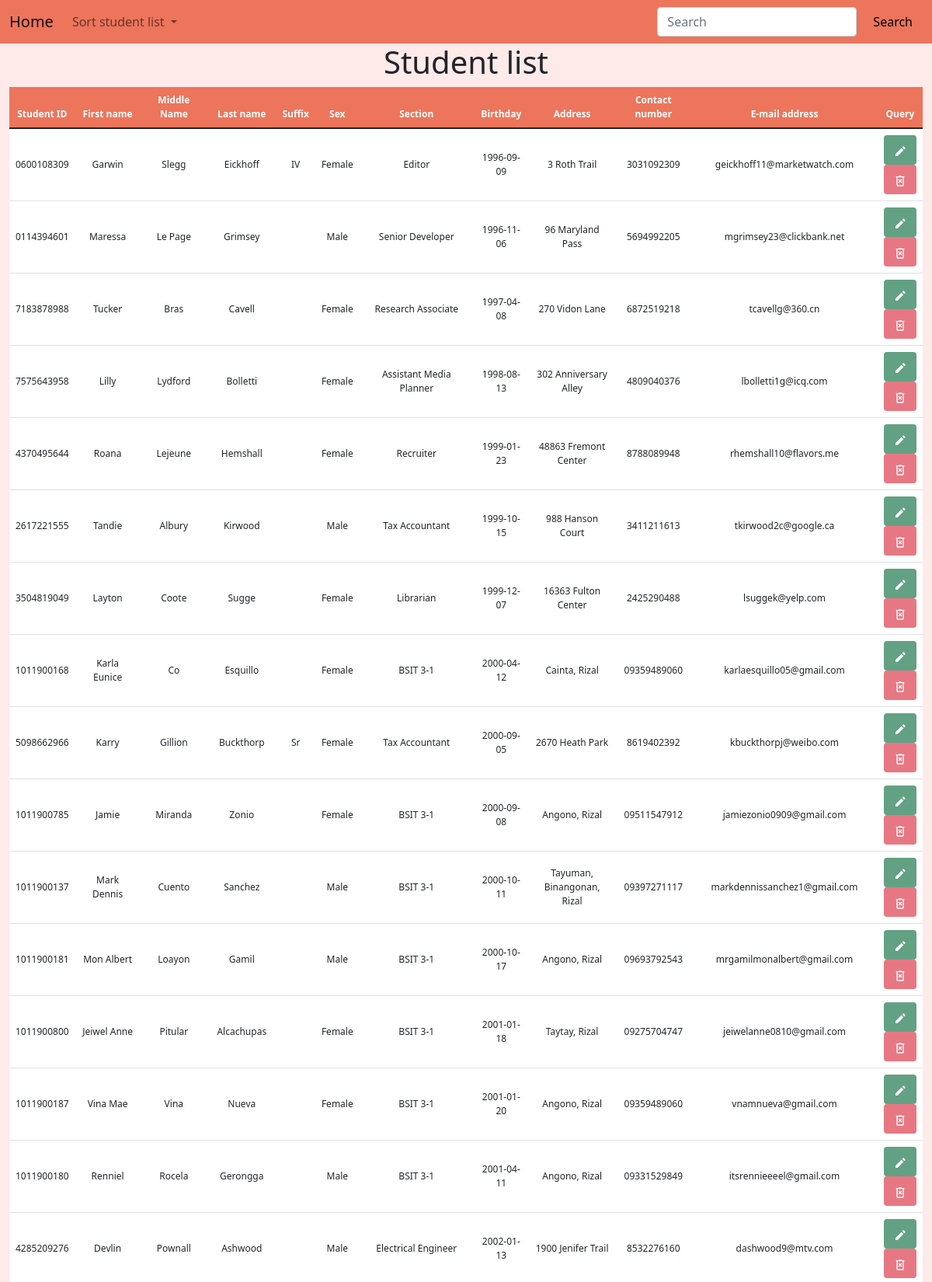
The page /controls/crud.php?sort=Student_Birthday (upper part) on the database its author committed.
### tables this page shows
CREATE TABLE `tbl_student_profile` (
  `Student_ID` varchar(10) NOT NULL PRIMARY KEY,
  `Student_First_Name` varchar(50) NOT NULL,
  `Student_Middle_Name` varchar(50),
  `Student_Last_Name` varchar(50) NOT NULL,
  `Student_Suffix` varchar(10),
  `Student_Sex` enum('Male','Female') NOT NULL,
  `Student_Section` varchar(50) NOT NULL,
  `Student_Birthday` date NOT NULL,
  `Student_Address` varchar(100) NOT NULL,
  `Student_Contact_Number` varchar(11) NOT NULL,
  `Student_Email_Address` varchar(50) NOT NULL,
  `is_archive` boolean NOT NULL DEFAULT false
);

### functions/functions.php (called while the page is built, shortened)
<?php
function view($name, $contents = ''){
    require(APP_PATH . "page/layout-page.php");
}

### controls/crud.php (called while the page is built, shortened)
<?php
$view_bag = [
    'title' => 'Student Database',
    'heading' => 'Student list'
];
$records = Data::get_student_records();
if (is_get()) {
    if (isset($_GET['sort'])) {
        $sort = $_GET['sort'];
        $records = Data::sort_by($sort);
    }
}
view('crud', $records);

### functions/data/mysql.class.php (called while the page is built, shortened)
<?php
class MySqlDataProvider {
    public function __construct($source) {
        $this->source = $source;
    }
    public function sort_by($sort) {
        $pdo = $this->connect();
        $smt = $pdo->query("SELECT * FROM tbl_student_profile WHERE is_archive = false ORDER BY $sort");
        $data = $smt->fetchAll(PDO::FETCH_CLASS, 'StudentProfile');
        return $data;
    }
    private function connect() {
        try {
            return new PDO($this->source, CONFIG['db_user'], CONFIG['db_password']);
        } catch (PDOException $e) {
            return null;
        }
    }
}

### functions/data/static.class.php (called while the page is built, shortened)
<?php
class Data {
    static private $mdp;
    static public function init(MySqlDataProvider $mdp){
        return self::$mdp = $mdp;
    }
    static public function sort_by($sort){
        return self::$mdp->sort_by($sort);
    }
}

### page/crud-page.php (the view, shortened to what this page needs)
<div class="container-fluid">
    <h1 class="text-center align-middle"><?= $view_bag['heading'] ?></h1>
</div>
<div class="container-fluid container-table">
    <table class="table table-hover text-center align-middle" id="table">
        <thead>
            <tr>
                <th scope="col" id="id">Student ID</th>
                <th scope="col" id="fname">First name</th>
                <th scope="col" id="mname">Middle Name</th>
                <th scope="col" id="lname">Last name</th>
                <th scope="col" id="suffix">Suffix</th>
                <th scope="col" id="section">Sex</th>
                <th scope="col" id="sex">Section</th>
                <th scope="col" id="bday">Birthday</th>
                <th scope="col" id="address">Address</th>
                <th scope="col" id="number">Contact number</th>
                <th scope="col" id="email">E-mail address</th>
                <th scope="col" id="query">Query</th>
            </tr>
        </thead>
        <tbody>
            <?php foreach ($contents as $object) : ?>
                <tr>
                    <td><?= $object->Student_ID ?></td>
                    <td><?= $object->Student_First_Name ?></td>
                    <td><?= $object->Student_Middle_Name ?></td>
                    <td><?= $object->Student_Last_Name ?></td>
                    <td><?= $object->Student_Suffix ?></td>
                    <td><?= $object->Student_Sex ?></td>
                    <td><?= $object->Student_Section ?></td>
                    <td><?= $object->Student_Birthday ?></td>
                    <td><?= $object->Student_Address ?></td>
                    <td><?= $object->Student_Contact_Number ?></td>
                    <td><?= $object->Student_Email_Address ?></td>
                    <td>
                        <a class="btn button-edit-bg" type="submit" data-bs-toggle="modal" data-bs-target="#showEditModal">
                        </a>
                        <br>
                        <a class="btn button-delete-bg" type="submit" name="delete" method="get" data-bs-toggle="modal" data-bs-target="#showDeleteModal">
                        </a>
                    </td>
                </tr>
            <?php endforeach ?>
        </tbody>
    </table>
</div>

### css/stylesheet-crud.css (style rules this page uses)
body { background-color: #fdeae9; }
.container-table thead { background-color: #ec755c; color: white; }
.button-edit-bg { background-color: #63a184; }
.button-delete-bg { background-color: #e77883; }
table { background-color: white; }
tr { font-size: 30px; font-size: 1vw; }

### rows shown on the page
tbl_student_profile: Student_ID "0600108309", Student_First_Name "Garwin", Student_Middle_Name "Slegg", Student_Last_Name "Eickhoff", Student_Suffix "IV", Student_Sex "Female", Student_Section "Editor", Student_Birthday "1996-09-09", Student_Address "3 Roth Trail", Student_Contact_Number "3031092309", Student_Email_Address "geickhoff11@marketwatch.com"
tbl_student_profile: Student_ID "0114394601", Student_First_Name "Maressa", Student_Middle_Name "Le Page", Student_Last_Name "Grimsey", Student_Sex "Male", Student_Section "Senior Developer", Student_Birthday "1996-11-06", Student_Address "96 Maryland Pass", Student_Contact_Number "5694992205", Student_Email_Address "mgrimsey23@clickbank.net"
tbl_student_profile: Student_ID "7183878988", Student_First_Name "Tucker", Student_Middle_Name "Bras", Student_Last_Name "Cavell", Student_Sex "Female", Student_Section "Research Associate", Student_Birthday "1997-04-08", Student_Address "270 Vidon Lane", Student_Contact_Number "6872519218", Student_Email_Address "tcavellg@360.cn"
tbl_student_profile: Student_ID "7575643958", Student_First_Name "Lilly", Student_Middle_Name "Lydford", Student_Last_Name "Bolletti", Student_Sex "Female", Student_Section "Assistant Media Planner", Student_Birthday "1998-08-13", Student_Address "302 Anniversary Alley", Student_Contact_Number "4809040376", Student_Email_Address "lbolletti1g@icq.com"
tbl_student_profile: Student_ID "4370495644", Student_First_Name "Roana", Student_Middle_Name "Lejeune", Student_Last_Name "Hemshall", Student_Sex "Female", Student_Section "Recruiter", Student_Birthday "1999-01-23", Student_Address "48863 Fremont Center", Student_Contact_Number "8788089948", Student_Email_Address "rhemshall10@flavors.me"
tbl_student_profile: Student_ID "2617221555", Student_First_Name "Tandie", Student_Middle_Name "Albury", Student_Last_Name "Kirwood", Student_Sex "Male", Student_Section "Tax Accountant", Student_Birthday "1999-10-15", Student_Address "988 Hanson Court", Student_Contact_Number "3411211613", Student_Email_Address "tkirwood2c@google.ca"
tbl_student_profile: Student_ID "3504819049", Student_First_Name "Layton", Student_Middle_Name "Coote", Student_Last_Name "Sugge", Student_Sex "Female", Student_Section "Librarian", Student_Birthday "1999-12-07", Student_Address "16363 Fulton Center", Student_Contact_Number "2425290488", Student_Email_Address "lsuggek@yelp.com"
tbl_student_profile: Student_ID "1011900168", Student_First_Name "Karla Eunice", Student_Middle_Name "Co", Student_Last_Name "Esquillo", Student_Sex "Female", Student_Section "BSIT 3-1", Student_Birthday "2000-04-12", Student_Address "Cainta, Rizal", Student_Contact_Number "09359489060", Student_Email_Address "karlaesquillo05@gmail.com"
tbl_student_profile: Student_ID "5098662966", Student_First_Name "Karry", Student_Middle_Name "Gillion", Student_Last_Name "Buckthorp", Student_Suffix "Sr", Student_Sex "Female", Student_Section "Tax Accountant", Student_Birthday "2000-09-05", Student_Address "2670 Heath Park", Student_Contact_Number "8619402392", Student_Email_Address "kbuckthorpj@weibo.com"
tbl_student_profile: Student_ID "1011900785", Student_First_Name "Jamie", Student_Middle_Name "Miranda", Student_Last_Name "Zonio", Student_Sex "Female", Student_Section "BSIT 3-1", Student_Birthday "2000-09-08", Student_Address "Angono, Rizal", Student_Contact_Number "09511547912", Student_Email_Address "jamiezonio0909@gmail.com"
tbl_student_profile: Student_ID "1011900137", Student_First_Name "Mark Dennis", Student_Middle_Name "Cuento", Student_Last_Name "Sanchez", Student_Sex "Male", Student_Section "BSIT 3-1", Student_Birthday "2000-10-11", Student_Address "Tayuman, Binangonan, Rizal", Student_Contact_Number "09397271117", Student_Email_Address "markdennissanchez1@gmail.com"
tbl_student_profile: Student_ID "1011900181", Student_First_Name "Mon Albert", Student_Middle_Name "Loayon", Student_Last_Name "Gamil", Student_Sex "Male", Student_Section "BSIT 3-1", Student_Birthday "2000-10-17", Student_Address "Angono, Rizal", Student_Contact_Number "09693792543", Student_Email_Address "mrgamilmonalbert@gmail.com"
tbl_student_profile: Student_ID "1011900800", Student_First_Name "Jeiwel Anne", Student_Middle_Name "Pitular", Student_Last_Name "Alcachupas", Student_Sex "Female", Student_Section "BSIT 3-1", Student_Birthday "2001-01-18", Student_Address "Taytay, Rizal", Student_Contact_Number "09275704747", Student_Email_Address "jeiwelanne0810@gmail.com"
tbl_student_profile: Student_ID "1011900187", Student_First_Name "Vina Mae", Student_Middle_Name "Vina", Student_Last_Name "Nueva", Student_Sex "Female", Student_Section "BSIT 3-1", Student_Birthday "2001-01-20", Student_Address "Angono, Rizal", Student_Contact_Number "09359489060", Student_Email_Address "vnamnueva@gmail.com"
tbl_student_profile: Student_ID "1011900180", Student_First_Name "Renniel", Student_Middle_Name "Rocela", Student_Last_Name "Gerongga", Student_Sex "Male", Student_Section "BSIT 3-1", Student_Birthday "2001-04-11", Student_Address "Angono, Rizal", Student_Contact_Number "09331529849", Student_Email_Address "itsrennieeeel@gmail.com"
tbl_student_profile: Student_ID "4285209276", Student_First_Name "Devlin", Student_Middle_Name "Pownall", Student_Last_Name "Ashwood", Student_Sex "Male", Student_Section "Electrical Engineer", Student_Birthday "2002-01-13", Student_Address "1900 Jenifer Trail", Student_Contact_Number "8532276160", Student_Email_Address "dashwood9@mtv.com"

### other values the page prints
$view_bag['heading'] "Student list"
